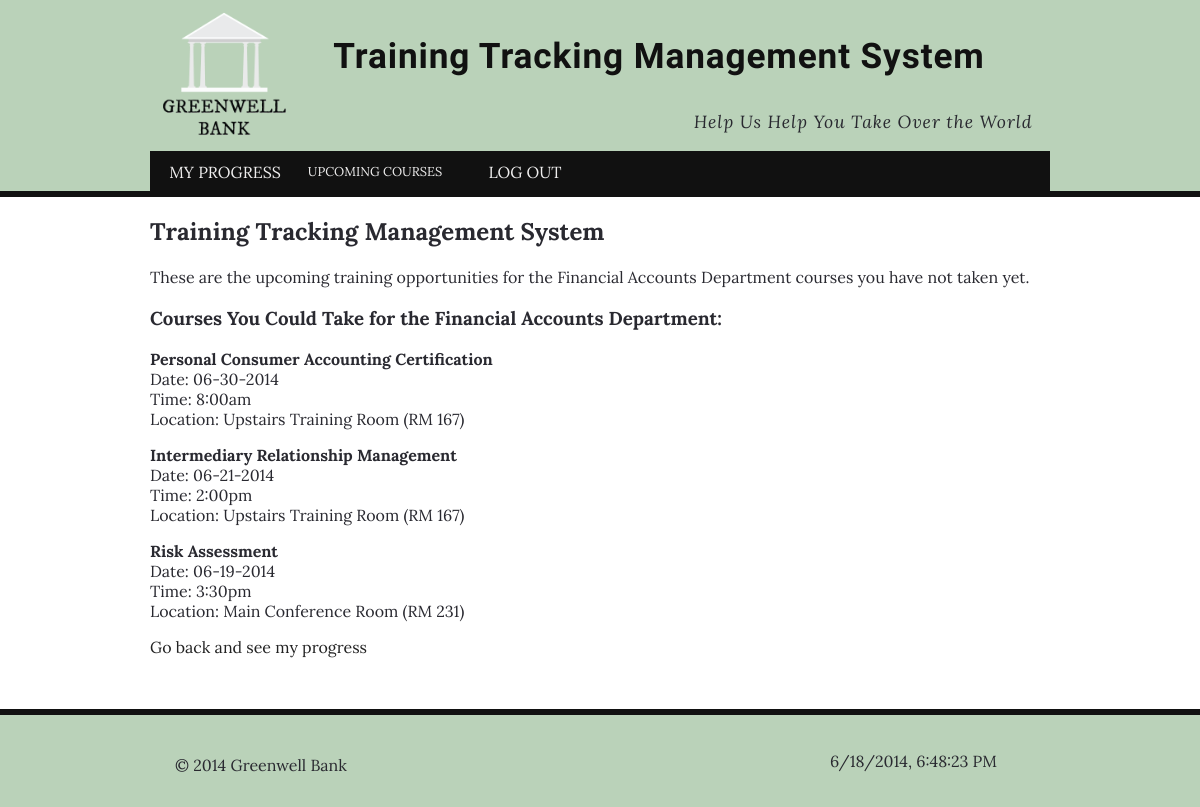
The page /courses_schedule.php (signed in) on the database its author committed.
### tables this page shows
CREATE TABLE IF NOT EXISTS `users` (
  `user_id` int(4) NOT NULL AUTO_INCREMENT,
  `username` varchar(40) NOT NULL,
  `pass` varchar(40) NOT NULL,
  `first_name` varchar(40) NOT NULL,
  `last_name` varchar(40) NOT NULL,
  `usergroup_id` int(4) NOT NULL,
  `department_id` int(4) NOT NULL,
  `active` int(1) NOT NULL DEFAULT '1',
  PRIMARY KEY (`user_id`)
);

CREATE TABLE IF NOT EXISTS `departments` (
  `department_id` int(4) NOT NULL,
  `department_name` varchar(40) NOT NULL,
  `department_desc` text NOT NULL,
  `required_courses` int(2) NOT NULL,
  PRIMARY KEY (`department_id`)
);

CREATE TABLE IF NOT EXISTS `courses` (
  `course_id` int(4) NOT NULL AUTO_INCREMENT,
  `course_name` varchar(80) NOT NULL,
  `department_id` int(4) NOT NULL,
  PRIMARY KEY (`course_id`)
);

### courses_schedule.php (the view, shortened to what this page needs)
	<h2>Training Tracking Management System</h2>
	<?php
		if ($_SESSION['usergroup_id'] == 1) {
		$view_user_id = $_SESSION['user_id'];
		$sql_view_user = "SELECT users.user_id, users.first_name, users.last_name, departments.department_id, departments.department_name, departments.required_courses
  										FROM users
  										INNER JOIN departments
  										on departments.department_id = users.department_id
  										WHERE user_id = $view_user_id";
  	$result_view_user = mysqli_query($dbc, $sql_view_user);
  	$row_view_user = mysqli_fetch_array($result_view_user);
		echo "<p>These are the upcoming training opportunities for the {$row_view_user['department_name']} courses you have not taken yet.</p>";
		$sql_users_courses_name2 = "SELECT course_id, course_name FROM courses
															 WHERE department_id = {$row_view_user['department_id']} AND
															 course_id NOT IN
															 (SELECT course_id FROM users_courses WHERE user_id = {$row_view_user['user_id']})";
		$result_users_courses_name2 = mysqli_query($dbc, $sql_users_courses_name2);
		echo "<h3>Courses You Could Take for the {$row_view_user['department_name']}:</h3>";
		$times = array(
			"8:00am", "8:30am", "9:00am", "9:30am", "10:00am", "10:30am",
			"11:00am", "11:30am", "12:00pm", "12:30pm", "1:00pm", "1:30pm",
			"2:00pm", "2:30pm", "3:00pm", "3:30pm", "4:00pm", "4:30pm",
			"5:00pm", "6:00pm", "7:00pm"
			);
		$rooms = array(
			"Main Conference Room (RM 231)", "Primary Training Room (RM 76A)", "Upstairs Training Room (RM 167)",
			);
		while ($row_users_courses_name2 = mysqli_fetch_array($result_users_courses_name2)) {
			echo "<p><strong>{$row_users_courses_name2['course_name']}</strong><br>";
			$date = date('m-d-Y', strtotime( '+'.mt_rand(0,20).' days'));
			shuffle($times);
			shuffle($rooms);
			echo "Date: $date<br>
						Time: {$times[5]}<br>
						Location: {$rooms[1]}";
			echo "</p>";
		}
	echo '<p><a href="main.php">Go back and see my progress</a></p>';
	} else {
		permission();
	}
?>

### css/style.css (style rules this page uses)
body { margin:0; padding:0; color: #292930; background: #fff; background-color: #bad2b9; font-family: 'Lora', serif; }
a { color: #A7BDA6; text-decoration: none; }
#content a:link, #content a:active, #content a:visited { color: #222; }

### rows shown on the page
users: department.department_name "Financial Accounts Department"
courses: course_name "Personal Consumer Accounting Certification", date "06-30-2014", times "8:00am", rooms "Upstairs Training Room (RM 167)"
courses: course_name "Intermediary Relationship Management", date "06-21-2014", times "2:00pm", rooms "Upstairs Training Room (RM 167)"
courses: course_name "Risk Assessment", date "06-19-2014", times "3:30pm", rooms "Main Conference Room (RM 231)"
